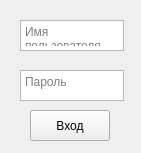
<?xml version="1.0" encoding="UTF-8"?>
<ui version="4.0">
 <class>AuthForm</class>
 <widget class="QWidget" name="AuthForm">
  <property name="geometry">
   <rect>
    <x>0</x>
    <y>0</y>
    <width>141</width>
    <height>153</height>
   </rect>
  </property>
  <property name="windowTitle">
   <string>Form</string>
  </property>
  <widget class="QPushButton" name="login_pushButton">
   <property name="geometry">
    <rect>
     <x>30</x>
     <y>110</y>
     <width>80</width>
     <height>31</height>
    </rect>
   </property>
   <property name="text">
    <string>Вход</string>
   </property>
  </widget>
  <widget class="QTextEdit" name="userPassword_textEdit">
   <property name="geometry">
    <rect>
     <x>20</x>
     <y>70</y>
     <width>104</width>
     <height>31</height>
    </rect>
   </property>
   <property name="placeholderText">
    <string>Пароль</string>
   </property>
  </widget>
  <widget class="QTextEdit" name="userName_textEdit">
   <property name="geometry">
    <rect>
     <x>20</x>
     <y>20</y>
     <width>104</width>
     <height>31</height>
    </rect>
   </property>
   <property name="placeholderText">
    <string>Имя пользователя</string>
   </property>
  </widget>
 </widget>
 <resources/>
 <connections/>
</ui>
